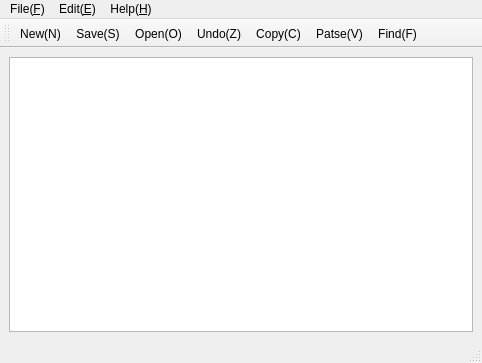
<?xml version="1.0" encoding="UTF-8"?>
<ui version="4.0">
 <class>Multimenu</class>
 <widget class="QMainWindow" name="Multimenu">
  <property name="geometry">
   <rect>
    <x>0</x>
    <y>0</y>
    <width>482</width>
    <height>363</height>
   </rect>
  </property>
  <property name="windowTitle">
   <string>Multimenu</string>
  </property>
  <widget class="QWidget" name="centralwidget">
   <layout class="QGridLayout" name="gridLayout">
    <item row="0" column="0">
     <widget class="QTextEdit" name="textEdit"/>
    </item>
   </layout>
  </widget>
  <widget class="QMenuBar" name="menubar">
   <property name="geometry">
    <rect>
     <x>0</x>
     <y>0</y>
     <width>482</width>
     <height>23</height>
    </rect>
   </property>
   <widget class="QMenu" name="menuFile_F">
    <property name="title">
     <string>File(&amp;F)</string>
    </property>
    <addaction name="actionNew_N"/>
    <addaction name="actionOpen_O"/>
    <addaction name="actionClose_C"/>
    <addaction name="separator"/>
    <addaction name="actionSave_S"/>
    <addaction name="actionSave_as"/>
    <addaction name="separator"/>
    <addaction name="actionExit_E"/>
   </widget>
   <widget class="QMenu" name="menuEdit">
    <property name="title">
     <string>Edit(&amp;E)</string>
    </property>
    <addaction name="actionUndo"/>
    <addaction name="separator"/>
    <addaction name="actionCut"/>
    <addaction name="actionCopy"/>
    <addaction name="actionPaste"/>
    <addaction name="separator"/>
    <addaction name="actionFind_F"/>
   </widget>
   <widget class="QMenu" name="menuHelp">
    <property name="title">
     <string>Help(&amp;H)</string>
    </property>
    <addaction name="actionVersion"/>
    <addaction name="actionDocument_D"/>
   </widget>
   <addaction name="menuFile_F"/>
   <addaction name="menuEdit"/>
   <addaction name="menuHelp"/>
  </widget>
  <widget class="QStatusBar" name="statusbar"/>
  <widget class="QToolBar" name="toolBar">
   <property name="windowTitle">
    <string>toolBar</string>
   </property>
   <attribute name="toolBarArea">
    <enum>TopToolBarArea</enum>
   </attribute>
   <attribute name="toolBarBreak">
    <bool>false</bool>
   </attribute>
   <addaction name="actionNew_N"/>
   <addaction name="actionSave_S"/>
   <addaction name="actionOpen_O"/>
   <addaction name="actionUndo"/>
   <addaction name="actionCopy"/>
   <addaction name="actionPaste"/>
   <addaction name="actionFind_F"/>
  </widget>
  <action name="actionNew_N">
   <property name="icon">
    <iconset resource="menucg.qrc">
     <normaloff>:/File/images/新建.png</normaloff>:/File/images/新建.png</iconset>
   </property>
   <property name="text">
    <string>New(&amp;N)</string>
   </property>
   <property name="shortcut">
    <string>Ctrl+N</string>
   </property>
  </action>
  <action name="actionOpen_O">
   <property name="icon">
    <iconset resource="menucg.qrc">
     <normaloff>:/File/images/打开.png</normaloff>:/File/images/打开.png</iconset>
   </property>
   <property name="text">
    <string>Open(&amp;O)</string>
   </property>
   <property name="shortcut">
    <string>Ctrl+O</string>
   </property>
  </action>
  <action name="actionClose_C">
   <property name="icon">
    <iconset resource="menucg.qrc">
     <normaloff>:/File/images/关闭.png</normaloff>:/File/images/关闭.png</iconset>
   </property>
   <property name="text">
    <string>Close(&amp;C)</string>
   </property>
  </action>
  <action name="actionSave_S">
   <property name="icon">
    <iconset resource="menucg.qrc">
     <normaloff>:/File/images/保存.png</normaloff>:/File/images/保存.png</iconset>
   </property>
   <property name="text">
    <string>Save(&amp;S)</string>
   </property>
   <property name="shortcut">
    <string>Ctrl+S</string>
   </property>
  </action>
  <action name="actionSave_as">
   <property name="icon">
    <iconset resource="menucg.qrc">
     <normaloff>:/File/images/另存为.png</normaloff>:/File/images/另存为.png</iconset>
   </property>
   <property name="text">
    <string>Save as...(&amp;A)</string>
   </property>
   <property name="shortcut">
    <string>Ctrl+A</string>
   </property>
  </action>
  <action name="actionExit_E">
   <property name="icon">
    <iconset resource="menucg.qrc">
     <normaloff>:/File/images/退出.png</normaloff>:/File/images/退出.png</iconset>
   </property>
   <property name="text">
    <string>Exit(&amp;E)</string>
   </property>
  </action>
  <action name="actionUndo">
   <property name="icon">
    <iconset resource="menucg.qrc">
     <normaloff>:/File/images/撤销;.png</normaloff>:/File/images/撤销;.png</iconset>
   </property>
   <property name="text">
    <string>Undo(&amp;Z)</string>
   </property>
  </action>
  <action name="actionCopy">
   <property name="icon">
    <iconset resource="menucg.qrc">
     <normaloff>:/File/images/复制.png</normaloff>:/File/images/复制.png</iconset>
   </property>
   <property name="text">
    <string>Copy(&amp;C)</string>
   </property>
   <property name="shortcut">
    <string>Ctrl+C</string>
   </property>
  </action>
  <action name="actionPaste">
   <property name="icon">
    <iconset resource="menucg.qrc">
     <normaloff>:/File/images/粘贴.png</normaloff>:/File/images/粘贴.png</iconset>
   </property>
   <property name="text">
    <string>Patse(&amp;V)</string>
   </property>
   <property name="shortcut">
    <string>Ctrl+V</string>
   </property>
  </action>
  <action name="actionVersion">
   <property name="text">
    <string>Version</string>
   </property>
   <property name="shortcut">
    <string>F9</string>
   </property>
  </action>
  <action name="actionCut">
   <property name="icon">
    <iconset resource="menucg.qrc">
     <normaloff>:/File/images/剪切.png</normaloff>:/File/images/剪切.png</iconset>
   </property>
   <property name="text">
    <string>Cut(&amp;X)</string>
   </property>
   <property name="shortcut">
    <string>Ctrl+X</string>
   </property>
  </action>
  <action name="actionFind_F">
   <property name="icon">
    <iconset resource="menucg.qrc">
     <normaloff>:/File/images/查找.png</normaloff>:/File/images/查找.png</iconset>
   </property>
   <property name="text">
    <string>Find(&amp;F)</string>
   </property>
   <property name="shortcut">
    <string>Ctrl+F</string>
   </property>
  </action>
  <action name="actionDocument_D">
   <property name="icon">
    <iconset resource="menucg.qrc">
     <normaloff>:/File/images/帮助.png</normaloff>:/File/images/帮助.png</iconset>
   </property>
   <property name="text">
    <string>Document(&amp;D)</string>
   </property>
   <property name="shortcut">
    <string>Ctrl+H</string>
   </property>
  </action>
 </widget>
 <resources>
  <include location="menucg.qrc"/>
 </resources>
 <connections/>
</ui>
